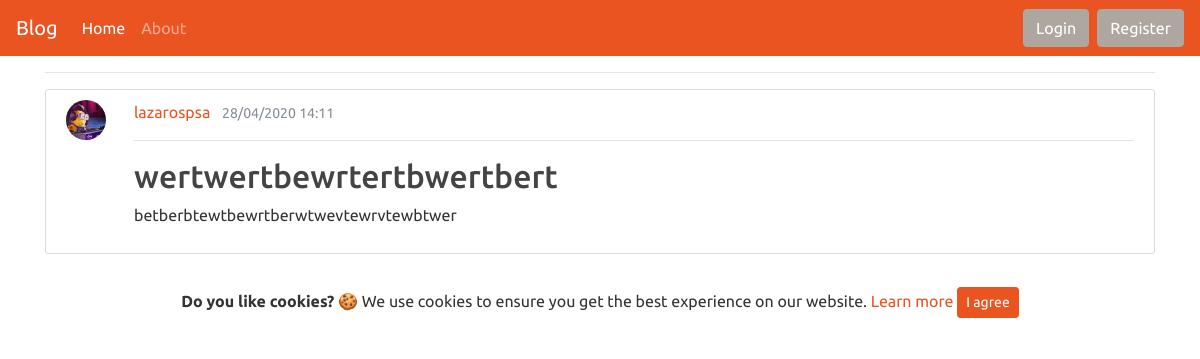
Screenshot of /post/12/ with the database file from the repository.
### blog/models.py (models this page shows, shortened)
class Post(models.Model):
    title = models.CharField(max_length=50)
    content = models.TextField()
    date_posted = models.DateTimeField(default=timezone.now)
    author = models.ForeignKey(User, on_delete=models.CASCADE)

### users/models.py (models this page shows, shortened)
class Profile(models.Model):
    user = models.OneToOneField(User, on_delete=models.CASCADE) #vazoume to original model
    photoprofile = models.ImageField(default='default.jpg',upload_to='profile_pictures') #sthn metavlhth photoprofile orizoume default eikona thn default.jpg kai vazoume upload_to ton fakelo opou 9a apo9hkeuontai

### blog/views.py (the view)
# urls.py: path('post/<int:pk>/', PostDetailView.as_view(), name='post-detail'), #grab the value from link id of post me to <pk> epeidh 3erw oti einai integer vazw <int:pk>
class PostDetailView(DetailView):
    model = Post

### blog/templates/blog/post_detail.html (shortened to what this page needs)
{% extends 'blog/base.html' %}
{% block content %}
        <article class="media content-section">
          <a class="mr-2" href="{% url 'user-posts' post.author.username %}">
          <img style="height:40px;max-width:40px;margin-right: 20px;" class="rounded-circle account-img" src="{{ post.author.profile.photoprofile.url }}">
          </a>
          <div class="media-body">
              <div class="article-metadata">
                <a class="mr-2" href="{% url 'user-posts' object.author.username %}">{{ object.author }}</a>
                <small class="text-muted">{{ object.date_posted|date:"d/m/Y H:s" }}</small>
                <hr>
              </div>
              <h2 class="article-title" >{{ object.title }}</h2>
              <p class="article-content">{{ object.content }}</p>
            </div>
        </article>
{% endblock %}

### blog/static/blog/main.css (style rules this page uses)
body { background: #fafafa; color: #333333; margin-top: 5rem; }
h1, h2, h3, h4, h5, h6 { color: #444444; }
.content-section { background: #ffffff; padding: 10px 20px; border: 1px solid #dddddd; border-radius: 3px; margin-bottom: 20px; }
.article-title { color: #444444; }

### rows the page displays
Post: author.profile.photoprofile (picture), author "lazarospsa", date_posted "28/04/2020 14:11", title "wertwertbewrtertbwertbert", content "betberbtewtbewrtberwtwevtewrvtewbtwer"
